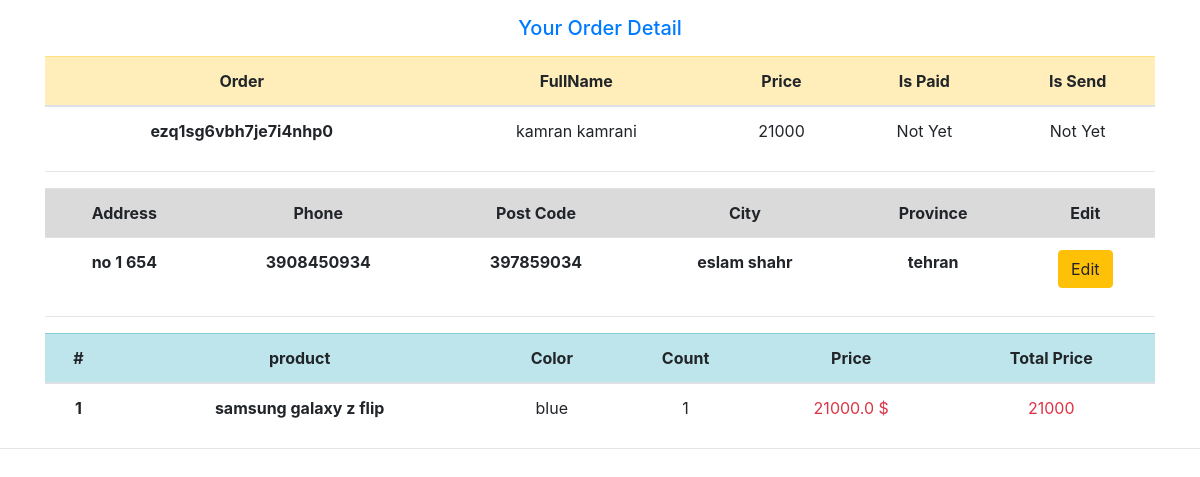
Screenshot of /order/order-detail/2 (signed in) with the database file from the repository.
### order_module/models.py (models this page shows, shortened)
class Order( models.Model ):
    owner = models.ForeignKey( settings.AUTH_USER_MODEL, on_delete=models.CASCADE )
    is_paid = models.BooleanField( default=False, help_text='order paid or not' )
    is_send = models.BooleanField( default=False, help_text='order sent or not' )
    created_date = models.DateTimeField( help_text='created current user order', auto_now_add=True )
    payment_date = models.DateTimeField( null=True, blank=True, help_text='order payment date' )
    tracking_code = models.CharField( null=True, max_length=50 )
    coupon_code = models.ForeignKey( 'Coupon', null=True, on_delete=models.DO_NOTHING, blank=True )
    name = models.CharField( max_length=50, null=True, blank=True )
    family = models.CharField( max_length=50, null=True, blank=True )
    post_code = models.IntegerField( null=True, blank=True )
    phone_number = models.IntegerField( null=True, blank=True )
    province = models.ForeignKey( 'Province', on_delete=models.CASCADE, null=True, blank=True )
    city = models.ForeignKey( 'City', on_delete=models.CASCADE, null=True, blank=True )
    address = models.TextField( null=True, blank=True )
    description = models.TextField( null=True, blank=True )
    def get_total_price(self):
        amount = 0
        for detail in self.orderdetail_set.all():
            amount += detail.price * detail.count
        if self.coupon_code is not None:
            amount -= (amount * self.coupon_code.amount) / 100
        return amount
    class Meta:
        verbose_name = 'user order'
        verbose_name_plural = 'orders list'

class OrderDetail( models.Model ):
    order = models.ForeignKey( Order, on_delete=models.CASCADE )
    product = models.ForeignKey( Product, on_delete=models.CASCADE )
    product_detail = models.ForeignKey( ProductDetail, on_delete=models.CASCADE )
    price = models.IntegerField( null=True )
    count = models.IntegerField( null=True )
    class Meta:
        verbose_name = 'order detail'
        verbose_name_plural = 'order detail lists'

class City( models.Model ):
    province = models.ForeignKey( Province, on_delete=models.CASCADE )
    city_name = models.CharField( max_length=30 )
    def __str__(self):
        return self.city_name
    class Meta:
        verbose_name = 'city'
        verbose_name_plural = 'cities'

class Province( models.Model ):
    province_name = models.CharField( max_length=30 )
    def __str__(self):
        return self.province_name
    class Meta:
        verbose_name = 'province'
        verbose_name_plural = 'provinces'

### product_module/models.py (models this page shows, shortened)
class Product(models.Model):
    title = models.CharField(max_length=300, verbose_name='product title', db_index=True)
    main_image = models.ImageField(verbose_name='main image', help_text='main image of the current product', null=True,
                                   blank=True, upload_to='product_images_main/')
    short_description = models.CharField(max_length=500, verbose_name='product short description')
    description = models.TextField(verbose_name='product description')
    added_date = models.DateTimeField(auto_now_add=True, verbose_name='product added date')
    slug = models.SlugField(unique=True, db_index=True, null=False, default='', blank=True)
    category = models.ForeignKey(Category, verbose_name='product category',
                                 db_index=True, on_delete=models.CASCADE, null=True, blank=True)
    sell_count = models.IntegerField(default=0, null=True, blank=True, help_text='Number of product sales')
    brand = models.ForeignKey(Brand, on_delete=models.CASCADE, db_index=True, null=True)
    visited_count = models.IntegerField(help_text='number of visited this product', default=0)
    is_delete = models.BooleanField(default=False, null=True)
    is_active = models.BooleanField(default=True, null=True)
    class Meta:
        verbose_name = 'Product'
        verbose_name_plural = 'Product List'
    def __str__(self):
        return f'{self.title}'

class ProductDetail(models.Model):
    product = models.ForeignKey('Product', on_delete=models.CASCADE,
                                help_text='product that related to the current detail')
    price = models.FloatField(default=0, verbose_name='product price')
    discount_price = models.FloatField(verbose_name='product discount price',
                                       help_text='discount price for a product', null=True, blank=True)
    image = models.ImageField(verbose_name='product image', upload_to='products_image/', null=True, blank=True)
    is_active = models.BooleanField(default=False, verbose_name='product activation')
    quantity = models.IntegerField(verbose_name='product quantity', help_text='number of current product')
    color = models.CharField(max_length=100, verbose_name='product color')
    size = models.CharField(max_length=100, verbose_name='product size')
    class Meta:
        verbose_name = 'Product Details'
        verbose_name_plural = 'Product Details List'

### order_module/views.py (the view)
# urls.py: path('order-detail/<order_id>', views.user_order_detail, name='order-detail'),
@login_required(login_url='account_module:login')
def user_order_detail(request, order_id):
    order = Order.objects.filter(id=order_id).first()
    context = {'title': 'order detail', 'order': order}
    return render(request, 'order_module/order_detail.html', context)

### order_module/templates/order_module/order_detail.html (shortened to what this page needs)
{% extends 'shared/layout.html' %}
{% block content %}
    <h5 class="text-center m-2 p-2 text-primary"> Your Order Detail</h5>
    <div class="container">
        <table class="table">
            <thead>
            <tr class="text-center table-warning">
                <th scope="col">Order</th>
                <th scope="col">FullName</th>
                <th scope="col">Price</th>
                <th scope="col">Is Paid</th>
                <th scope="col">Is Send</th>
            </tr>
            </thead>
            <tbody>
            <tr class="text-center table">
                <th>{{ order.tracking_code }}</th>
                <td>{{ order.name }} {{ order.family }}</td>
                <td>{{ order.get_total_price }}</td>
                <td>{% if order.is_paid %} Paid {% else %} Not Yet {% endif %}</td>
                <td>{% if order.is_send %} Sent {% else %} Not Yet {% endif %}</td>
            </tr>
            </tbody>
        </table>
        <hr>
        <table class="table">
            <tr class="text-center table-active">
                <th scope="col">Address</th>
                <th scope="col">Phone</th>
                <th scope="col">Post Code</th>
                <th scope="col">City</th>
                <th scope="col">Province</th>
                {% if not order.is_paid %}
                    <th>Edit</th>
                {% endif %}
            </tr>
            <tr class="text-center">
                <th scope="col">{{ order.address }}</th>
                <th scope="col">{{ order.phone_number }}</th>
                <th scope="col">{{ order.post_code }}</th>
                <th scope="col">{{ order.city }}</th>
                <th scope="col">{{ order.province }}</th>
                {% if not order.is_paid %}
                    <th><a href="{% url 'order_module:complete-order' %}" class="btn btn-warning">Edit</a></th>
                {% endif %}
            </tr>
        </table>
        <hr>
        <table class="table">
            <thead>
            <tr class="text-center table-info">
                <th scope="col">#</th>
                <th scope="col">product</th>
                <th scope="col">Color</th>
                <th scope="col">Count</th>
                <th scope="col">Price</th>
                <th scope="col">Total Price</th>
            </tr>
            </thead>
            <tbody>
            {% for detail in order.orderdetail_set.all %}
                <tr class="text-center">
                    <th>{{ forloop.counter }}</th>
                    <th>{{ detail.product }}</th>
                    <td>{{ detail.product_detail.color }}</td>
                    <td>{{ detail.count }}</td>
                    <td class="text-danger">
                        {% if detail.product_detail.discount_price %}
                            <del>{{ detail.product_detail.price }} $</del>
                            {{ detail.product_detail.discount_price }} $
                        {% else %}
                            {{ detail.product_detail.price }} $
                        {% endif %}
                    </td>
                    <td class="text-danger">
                        {% if detail.product_detail.discount_price %}
                            {% widthratio detail.product_detail.discount_price 1 detail.count %}
                        {% else %}
                            {% widthratio detail.product_detail.price 1 detail.count %}
                        {% endif %}
                </tr>
            {% endfor %}
            </tbody>
        </table>
    </div>
{% endblock %}

### static/css/style.css (style rules this page uses)
body { overflow: -moz-scrollbars-vertical; overflow-x: hidden; overflow-y: auto; }

### rows the page displays
Order: tracking_code "ezq1sg6vbh7je7i4nhp0", name "kamran", family "kamrani", get_total_price "21000", address "no 1 654", phone_number "3908450934", post_code "397859034", city "eslam shahr", province "tehran"
OrderDetail: product "samsung galaxy z flip", product_detail.color "blue", count "1", product_detail.price "21000.0", product_detail+count "21000"
